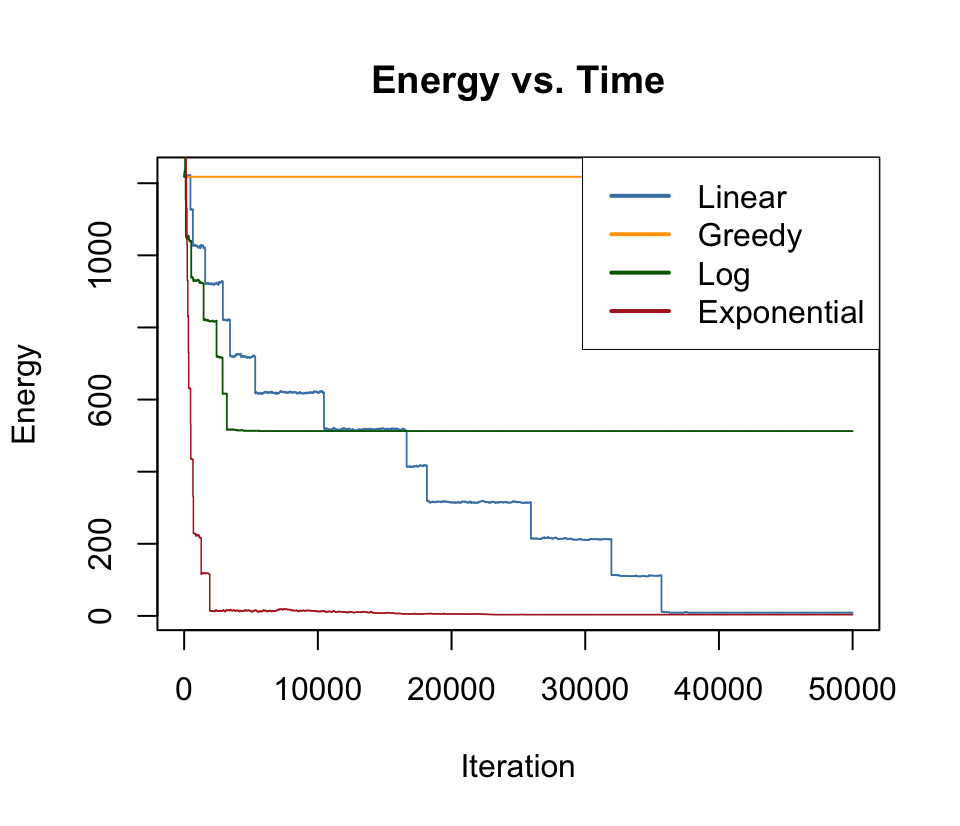

Recreate this plot in R.
##----------------------------------------------------------------------
## EVERYTHING YOU NEED TO CHANGE IS IN THIS SECTION OR THE FINAL SECTION

# Number of doctors available
ndoctors <- 5

# Number of nurses
nnurses <- 7

# Number of days in the schedule
ndays <- 7

# Number of staff present for each shift (must have same # of shifts)
# e.g., c(2, 3, 3) has three shifts with 2, 3, 3 people respectively
doctorstaffing <- c(2, 2, 2, 2, 2)
nursestaffing <- c(3, 3, 3, 3, 3)

# Penalties for violating each of six constraints
# Penalty 1: Each instance of three consecutive shifts (including overnight)
# Penalty 2: Each person who does not have two days off AT ALL
# Penalty 3: Each person who does not have two days off IN A ROW
# Penalty 4: Each instance of first shift following last shift on prev day
# Penalty 5: Each instance of working both weekend days (days 1, 2)
# Penalty 6: Weights for the stdev of nurses'/doctors' shifts in the schedule
#            (trying to make everyone work similar amounts)
penalties <- c(100, 100, 0.5, 5, 1, 2)

# Number of iterations (if too small, might not be able to explore enough)
niter <- 50000

# The cooling schedule: what should the temperature be at step i out of n
coolingschedule <- function(i,n)
{
  # If you want greedy optimization, just fix some low temperature
  #return(1e-3)
  
  # Linear cooling schedule from 1 down to 0
  return(1 - (i/(n+1)))
}

## END OF PARAMETER SECTION
##----------------------------------------------------------------------

# (Some things which are calculated automatically)
doctorindices <- c(1,cumsum(doctorstaffing)+1)
nurseindices <- c(1,cumsum(nursestaffing)+1)
nshifts <- length(doctorstaffing)

# Function to calculate the "energy" (total cost of violations)
get_energy <- function(doctorsunwrapped, nursesunwrapped, penalties)
{
  return(get_energy_sub(doctorsunwrapped,penalties)+
           get_energy_sub(nursesunwrapped,penalties))
}

# ...calculates the energy contribution from doctors & nurses separately
get_energy_sub <- function(subsched, penalties)
{
  energy <- 0
  
  # Array to keep track of total number of shifts worked by each worker
  totshift <- rep(0, dim(subsched)[1])
  
  # Go through the schedule worker by worker...
  for (i in 1:dim(subsched)[1])
  {
    # Count number of shifts for that worker
    totshift[i] <- sum(subsched[i,,])
    
    # Look at whether worker works the last shift on the last day
    lastshift <- subsched[i,ndays,nshifts]
    
    # Look at whether worker has the last day off
    prevoff <- all(subsched[i,ndays,] == FALSE)
    
    daysoff <- 0
    twoinarow <- 1
    
    # If worked the very last shift, did you work the shift before as well?
    #  (looking to capture three shifts in a row wrapping around week to week)
    if (lastshift == 1)
    {
      lastshift <- lastshift + subsched[i,ndays,nshifts-1]
    }
    
    # For each day in the schedule...
    for (j in 1:ndays)
    {
      # If you have the day off, count it;
      #  if the previous day was also off, satisfy "two days off in a row"
      if (all(subsched[i,j,] == FALSE))
      {
        daysoff <- daysoff + 1
        if (prevoff)
        {
          twoinarow <- 0
        }
        prevoff <- TRUE
      }
      else # specifically on the second day, if you worked today and yesterday,
      { # that's a penalty (treating first two days as the weekend)
        if (!prevoff && j == 2)
        {
          energy <- energy + penalties[5]
        }
        prevoff <- FALSE
      }
      # Now check for wraparound shift streaks and assess penalties
      if (subsched[i,j,1] == 1)
      {
        lastshift <- lastshift + 1
        if (lastshift > 1)
        {
          energy <- energy + penalties[4]
        }
        if (lastshift > 2)
        {
          energy <- energy + penalties[1]
        }
      }
      else
      {
        lastshift <- 0
      }
      # Once that is done, move through the remaining shifts, assessing penalties
      for (k in 2:nshifts)
      {
        if (subsched[i,j,k] == 1)
        {
          lastshift <- lastshift + 1
          if (lastshift > 2)
          {
            energy <- energy + penalties[1]
          }
        }
        else
        {
          lastshift <- 0
        }
      }
    }
    # After finishing the week, assess penalties related to days off
    energy <- energy + twoinarow * penalties[3] + (daysoff < 2) * penalties[2]
  }
  
  # Penalize energy according to standard deviation among shifts
  energy <- energy + penalties[6] * sd(totshift)
  return(energy)
}

# Initial point: put people into the schedule in numerical order each day
totalspots <- ndays * sum(doctorstaffing)
initialloop <- rep(1:ndoctors, ceiling(totalspots/ndoctors))
doctorschedule <- matrix(initialloop[1:totalspots], nrow = sum(doctorstaffing), ncol = ndays)
totalspots <- ndays * sum(nursestaffing)
initialloop <- rep(1:nnurses, ceiling(totalspots/nnurses))
nurseschedule <- matrix(initialloop[1:totalspots], nrow = sum(nursestaffing), ncol = ndays)

# Fill in the "unwrapped" schedules (separate schedule for each worker)
doctorsunwrapped <- array(0, c(ndoctors,ndays,nshifts))
for (i in 1:ndays)
{
  for (j in 1:nshifts)
  {
    for (k in doctorindices[j]:(doctorindices[j+1]-1))
    {
      doctorsunwrapped[doctorschedule[k,i],i,j] <- 1
    }
  }
}

nursesunwrapped <- array(0, c(nnurses,ndays,nshifts))
for (i in 1:ndays)
{
  for (j in 1:nshifts)
  {
    for (k in nurseindices[j]:(nurseindices[j+1]-1))
    {
      nursesunwrapped[nurseschedule[k,i],i,j] <- 1
    }
  }
}

# Starting energy...
energy <- rep(0,niter)
energy[1] <- get_energy(doctorsunwrapped, nursesunwrapped, penalties)

# Now run the Gibbs sampler.
for (i in 2:niter)
{
  # Current temperature (from our cooling schedule)
  temperature <- coolingschedule(i,niter)
  
  # Flip a coin to switch either a doctor or a nurse shift.
  if (runif(1) < 0.5)
  {
    # Choose a random shift
    prop <- doctorschedule
    posx <- sample(1:sum(doctorstaffing),1)
    posy <- sample(1:ndays,1)
    
    # Calculate which workers are available to swap into that shift and pick one
    available <- 1:ndoctors
    myblock <- min(which(doctorindices>posx))-1
    for (j in doctorindices[myblock]:(doctorindices[myblock+1]-1))
    {
      if (j != posx)
      {
        available <- setdiff(available, doctorschedule[j,posy])
      }
    }
    prop[posx,posy] <- sample(available,1)
    propunwrapped <- doctorsunwrapped
    propunwrapped[doctorschedule[posx,posy],posy,myblock] <- 0
    propunwrapped[prop[posx,posy],posy,myblock] <- 1
    
    # Calculate energy of new configuration
    new_energy <- get_energy(propunwrapped, nursesunwrapped, penalties)
    
    # With the appropriate probability, update state/energy
    if(runif(1) < exp((energy[i-1]-new_energy)/temperature))
    {
      energy[i] <- new_energy
      doctorschedule <- prop
      doctorsunwrapped <- propunwrapped
    }
    else # otherwise, leave things as they stand.
    {
      energy[i] <- energy[i-1]
    }
  }
  else # same as above, but if you are swapping a nurse
  {
    prop <- nurseschedule
    posx <- sample(1:sum(nursestaffing),1)
    posy <- sample(1:ndays,1)
    available <- 1:nnurses
    myblock <- min(which(nurseindices>posx))-1
    for (j in nurseindices[myblock]:(nurseindices[myblock+1]-1))
    {
      if (j != posx)
      {
        available <- setdiff(available, nurseschedule[j,posy])
      }
    }
    prop[posx,posy] <- sample(available,1)
    
    propunwrapped <- nursesunwrapped
    propunwrapped[nurseschedule[posx,posy],posy,myblock] <- 0
    propunwrapped[prop[posx,posy],posy,myblock] <- 1
    
    new_energy <- get_energy(doctorsunwrapped, propunwrapped, penalties)
    
    if(runif(1) < exp((energy[i-1]-new_energy)/temperature))
    {
      energy[i] <- new_energy
      nurseschedule <- prop
      nursesunwrapped <- propunwrapped
    }
    else
    {
      energy[i] <- energy[i-1]
    }
  }
}

##----------------------------------------------------------------------
## EVERYTHING YOU NEED TO CHANGE IS IN THIS SECTION OR THE FIRST SECTION

# Various things you might want to look at:

# Plotting the energy over time
plot(energy, type="l", col="#4682B4", lwd=0.9, xlab="Iteration", ylab="Energy")

# What was the lowest energy? (Is this necessarily the energy of the final state?)
min(energy)

# Check out our final schedule.
#  The columns are days. If there are three shifts of 2 workers,
#  the first 2 rows are shift 1, the next 2 rows are shift 2, etc.
#  Numbers in table correspond to workers. 1, 2, 3, ...
print(doctorschedule)
print(nurseschedule)

# If you want to look at an individual person's schedule,
#  check the "unwrapped" matrices. For example,
#  the shift schedule for doctor 3 is below; rows are days,
#  columns are shifts, 1 = working, 0 not working
print(doctorsunwrapped[3,,])

## END OF FINAL SECTION
##----------------------------------------------------------------------

# Greedy
##----------------------------------------------------------------------
## EVERYTHING YOU NEED TO CHANGE IS IN THIS SECTION OR THE FINAL SECTION

# Number of doctors available
ndoctors <- 5

# Number of nurses
nnurses <- 7

# Number of days in the schedule
ndays <- 7

# Number of staff present for each shift (must have same # of shifts)
# e.g., c(2, 3, 3) has three shifts with 2, 3, 3 people respectively
doctorstaffing <- c(2, 2, 2, 2, 2)
nursestaffing <- c(3, 3, 3, 3, 3)

# Penalties for violating each of six constraints
# Penalty 1: Each instance of three consecutive shifts (including overnight)
# Penalty 2: Each person who does not have two days off AT ALL
# Penalty 3: Each person who does not have two days off IN A ROW
# Penalty 4: Each instance of first shift following last shift on prev day
# Penalty 5: Each instance of working both weekend days (days 1, 2)
# Penalty 6: Weights for the stdev of nurses'/doctors' shifts in the schedule
#            (trying to make everyone work similar amounts)
penalties <- c(100, 100, 0.5, 5, 1, 2)

# Number of iterations (if too small, might not be able to explore enough)
niter <- 50000

# The cooling schedule: what should the temperature be at step i out of n
coolingschedule <- function(i,n)
{
  # If you want greedy optimization, just fix some low temperature
  return(1e-3)
}

## END OF PARAMETER SECTION
##----------------------------------------------------------------------

# (Some things which are calculated automatically)
doctorindices <- c(1,cumsum(doctorstaffing)+1)
nurseindices <- c(1,cumsum(nursestaffing)+1)
nshifts <- length(doctorstaffing)

# Function to calculate the "energy" (total cost of violations)
get_energy <- function(doctorsunwrapped, nursesunwrapped, penalties)
{
  return(get_energy_sub(doctorsunwrapped,penalties)+
           get_energy_sub(nursesunwrapped,penalties))
}

# ...calculates the energy contribution from doctors & nurses separately
get_energy_sub <- function(subsched, penalties)
{
  energy <- 0
  
  # Array to keep track of total number of shifts worked by each worker
  totshift <- rep(0, dim(subsched)[1])
  
  # Go through the schedule worker by worker...
  for (i in 1:dim(subsched)[1])
  {
    # Count number of shifts for that worker
    totshift[i] <- sum(subsched[i,,])
    
    # Look at whether worker works the last shift on the last day
    lastshift <- subsched[i,ndays,nshifts]
    
    # Look at whether worker has the last day off
    prevoff <- all(subsched[i,ndays,] == FALSE)
    
    daysoff <- 0
    twoinarow <- 1
    
    # If worked the very last shift, did you work the shift before as well?
    #  (looking to capture three shifts in a row wrapping around week to week)
    if (lastshift == 1)
    {
      lastshift <- lastshift + subsched[i,ndays,nshifts-1]
    }
    
    # For each day in the schedule...
    for (j in 1:ndays)
    {
      # If you have the day off, count it;
      #  if the previous day was also off, satisfy "two days off in a row"
      if (all(subsched[i,j,] == FALSE))
      {
        daysoff <- daysoff + 1
        if (prevoff)
        {
          twoinarow <- 0
        }
        prevoff <- TRUE
      }
      else # specifically on the second day, if you worked today and yesterday,
      { # that's a penalty (treating first two days as the weekend)
        if (!prevoff && j == 2)
        {
          energy <- energy + penalties[5]
        }
        prevoff <- FALSE
      }
      # Now check for wraparound shift streaks and assess penalties
      if (subsched[i,j,1] == 1)
      {
        lastshift <- lastshift + 1
        if (lastshift > 1)
        {
          energy <- energy + penalties[4]
        }
        if (lastshift > 2)
        {
          energy <- energy + penalties[1]
        }
      }
      else
      {
        lastshift <- 0
      }
      # Once that is done, move through the remaining shifts, assessing penalties
      for (k in 2:nshifts)
      {
        if (subsched[i,j,k] == 1)
        {
          lastshift <- lastshift + 1
          if (lastshift > 2)
          {
            energy <- energy + penalties[1]
          }
        }
        else
        {
          lastshift <- 0
        }
      }
    }
    # After finishing the week, assess penalties related to days off
    energy <- energy + twoinarow * penalties[3] + (daysoff < 2) * penalties[2]
  }
  
  # Penalize energy according to standard deviation among shifts
  energy <- energy + penalties[6] * sd(totshift)
  return(energy)
}

# Initial point: put people into the schedule in numerical order each day
totalspots <- ndays * sum(doctorstaffing)
initialloop <- rep(1:ndoctors, ceiling(totalspots/ndoctors))
doctorschedule <- matrix(initialloop[1:totalspots], nrow = sum(doctorstaffing), ncol = ndays)
totalspots <- ndays * sum(nursestaffing)
initialloop <- rep(1:nnurses, ceiling(totalspots/nnurses))
nurseschedule <- matrix(initialloop[1:totalspots], nrow = sum(nursestaffing), ncol = ndays)

# Fill in the "unwrapped" schedules (separate schedule for each worker)
doctorsunwrapped <- array(0, c(ndoctors,ndays,nshifts))
for (i in 1:ndays)
{
  for (j in 1:nshifts)
  {
    for (k in doctorindices[j]:(doctorindices[j+1]-1))
    {
      doctorsunwrapped[doctorschedule[k,i],i,j] <- 1
    }
  }
}

nursesunwrapped <- array(0, c(nnurses,ndays,nshifts))
for (i in 1:ndays)
{
  for (j in 1:nshifts)
  {
    for (k in nurseindices[j]:(nurseindices[j+1]-1))
    {
      nursesunwrapped[nurseschedule[k,i],i,j] <- 1
    }
  }
}

# Starting energy...
energy <- rep(0,niter)
energy[1] <- get_energy(doctorsunwrapped, nursesunwrapped, penalties)

# Now run the Gibbs sampler.
for (i in 2:niter)
{
  # Current temperature (from our cooling schedule)
  temperature <- coolingschedule(i,niter)
  
  # Flip a coin to switch either a doctor or a nurse shift.
  if (runif(1) < 0.5)
  {
    # Choose a random shift
    prop <- doctorschedule
    posx <- sample(1:sum(doctorstaffing),1)
    posy <- sample(1:ndays,1)
    
    # Calculate which workers are available to swap into that shift and pick one
    available <- 1:ndoctors
    myblock <- min(which(doctorindices>posx))-1
    for (j in doctorindices[myblock]:(doctorindices[myblock+1]-1))
    {
      if (j != posx)
      {
        available <- setdiff(available, doctorschedule[j,posy])
      }
    }
    prop[posx,posy] <- sample(available,1)
    propunwrapped <- doctorsunwrapped
    propunwrapped[doctorschedule[posx,posy],posy,myblock] <- 0
    propunwrapped[prop[posx,posy],posy,myblock] <- 1
    
    # Calculate energy of new configuration
    new_energy <- get_energy(propunwrapped, nursesunwrapped, penalties)
    
    # With the appropriate probability, update state/energy
    if(runif(1) < exp((energy[i-1]-new_energy)/temperature))
    {
      energy[i] <- new_energy
      doctorschedule <- prop
      doctorsunwrapped <- propunwrapped
    }
    else # otherwise, leave things as they stand.
    {
      energy[i] <- energy[i-1]
    }
  }
  else # same as above, but if you are swapping a nurse
  {
    prop <- nurseschedule
    posx <- sample(1:sum(nursestaffing),1)
    posy <- sample(1:ndays,1)
    available <- 1:nnurses
    myblock <- min(which(nurseindices>posx))-1
    for (j in nurseindices[myblock]:(nurseindices[myblock+1]-1))
    {
      if (j != posx)
      {
        available <- setdiff(available, nurseschedule[j,posy])
      }
    }
    prop[posx,posy] <- sample(available,1)
    
    propunwrapped <- nursesunwrapped
    propunwrapped[nurseschedule[posx,posy],posy,myblock] <- 0
    propunwrapped[prop[posx,posy],posy,myblock] <- 1
    
    new_energy <- get_energy(doctorsunwrapped, propunwrapped, penalties)
    
    if(runif(1) < exp((energy[i-1]-new_energy)/temperature))
    {
      energy[i] <- new_energy
      nurseschedule <- prop
      nursesunwrapped <- propunwrapped
    }
    else
    {
      energy[i] <- energy[i-1]
    }
  }
}

##----------------------------------------------------------------------
## EVERYTHING YOU NEED TO CHANGE IS IN THIS SECTION OR THE FIRST SECTION

# Various things you might want to look at:
# Plotting the energy over time
lines(energy, type = "l", col = "#FFA500", lwd = 0.9, xlab = "Iteration", ylab = "Energy")

# What was the lowest energy? (Is this necessarily the energy of the final state?)
min(energy)

# Check out our final schedule.
#  The columns are days. If there are three shifts of 2 workers,
#  the first 2 rows are shift 1, the next 2 rows are shift 2, etc.
#  Numbers in table correspond to workers. 1, 2, 3, ...
print(doctorschedule)
print(nurseschedule)

# If you want to look at an individual person's schedule,
#  check the "unwrapped" matrices. For example,
#  the shift schedule for doctor 3 is below; rows are days,
#  columns are shifts, 1 = working, 0 not working
print(doctorsunwrapped[3,,])

## END OF FINAL SECTION
##----------------------------------------------------------------------


#Log

##----------------------------------------------------------------------
## EVERYTHING YOU NEED TO CHANGE IS IN THIS SECTION OR THE FINAL SECTION

# Number of doctors available
ndoctors <- 5

# Number of nurses
nnurses <- 7

# Number of days in the schedule
ndays <- 7

# Number of staff present for each shift (must have same # of shifts)
# e.g., c(2, 3, 3) has three shifts with 2, 3, 3 people respectively
doctorstaffing <- c(2, 2, 2, 2, 2)
nursestaffing <- c(3, 3, 3, 3, 3)

# Penalties for violating each of six constraints
# Penalty 1: Each instance of three consecutive shifts (including overnight)
# Penalty 2: Each person who does not have two days off AT ALL
# Penalty 3: Each person who does not have two days off IN A ROW
# Penalty 4: Each instance of first shift following last shift on prev day
# Penalty 5: Each instance of working both weekend days (days 1, 2)
# Penalty 6: Weights for the stdev of nurses'/doctors' shifts in the schedule
#            (trying to make everyone work similar amounts)
penalties <- c(100, 100, 0.5, 5, 1, 2)

# Number of iterations (if too small, might not be able to explore enough)
niter <- 50000

# The cooling schedule: what should the temperature be at step i out of n
coolingschedule <- function(i,n)
{
  # Log cooling schedule
  return(0.02/log(1+(i+1)/n))
}

## END OF PARAMETER SECTION
##----------------------------------------------------------------------

# (Some things which are calculated automatically)
doctorindices <- c(1,cumsum(doctorstaffing)+1)
nurseindices <- c(1,cumsum(nursestaffing)+1)
nshifts <- length(doctorstaffing)

# Function to calculate the "energy" (total cost of violations)
get_energy <- function(doctorsunwrapped, nursesunwrapped, penalties)
{
  return(get_energy_sub(doctorsunwrapped,penalties)+
           get_energy_sub(nursesunwrapped,penalties))
}

# ...calculates the energy contribution from doctors & nurses separately
get_energy_sub <- function(subsched, penalties)
{
  energy <- 0
  
  # Array to keep track of total number of shifts worked by each worker
  totshift <- rep(0, dim(subsched)[1])
  
  # Go through the schedule worker by worker...
  for (i in 1:dim(subsched)[1])
  {
    # Count number of shifts for that worker
    totshift[i] <- sum(subsched[i,,])
    
    # Look at whether worker works the last shift on the last day
    lastshift <- subsched[i,ndays,nshifts]
    
    # Look at whether worker has the last day off
    prevoff <- all(subsched[i,ndays,] == FALSE)
    
    daysoff <- 0
    twoinarow <- 1
    
    # If worked the very last shift, did you work the shift before as well?
    #  (looking to capture three shifts in a row wrapping around week to week)
    if (lastshift == 1)
    {
      lastshift <- lastshift + subsched[i,ndays,nshifts-1]
    }
    
    # For each day in the schedule...
    for (j in 1:ndays)
    {
      # If you have the day off, count it;
      #  if the previous day was also off, satisfy "two days off in a row"
      if (all(subsched[i,j,] == FALSE))
      {
        daysoff <- daysoff + 1
        if (prevoff)
        {
          twoinarow <- 0
        }
        prevoff <- TRUE
      }
      else # specifically on the second day, if you worked today and yesterday,
      { # that's a penalty (treating first two days as the weekend)
        if (!prevoff && j == 2)
        {
          energy <- energy + penalties[5]
        }
        prevoff <- FALSE
      }
      # Now check for wraparound shift streaks and assess penalties
      if (subsched[i,j,1] == 1)
      {
        lastshift <- lastshift + 1
        if (lastshift > 1)
        {
          energy <- energy + penalties[4]
        }
        if (lastshift > 2)
        {
          energy <- energy + penalties[1]
        }
      }
      else
      {
        lastshift <- 0
      }
      # Once that is done, move through the remaining shifts, assessing penalties
      for (k in 2:nshifts)
      {
        if (subsched[i,j,k] == 1)
        {
          lastshift <- lastshift + 1
          if (lastshift > 2)
          {
            energy <- energy + penalties[1]
          }
        }
        else
        {
          lastshift <- 0
        }
      }
    }
    # After finishing the week, assess penalties related to days off
    energy <- energy + twoinarow * penalties[3] + (daysoff < 2) * penalties[2]
  }
  
  # Penalize energy according to standard deviation among shifts
  energy <- energy + penalties[6] * sd(totshift)
  return(energy)
}

# Initial point: put people into the schedule in numerical order each day
totalspots <- ndays * sum(doctorstaffing)
initialloop <- rep(1:ndoctors, ceiling(totalspots/ndoctors))
doctorschedule <- matrix(initialloop[1:totalspots], nrow = sum(doctorstaffing), ncol = ndays)
totalspots <- ndays * sum(nursestaffing)
initialloop <- rep(1:nnurses, ceiling(totalspots/nnurses))
nurseschedule <- matrix(initialloop[1:totalspots], nrow = sum(nursestaffing), ncol = ndays)

# Fill in the "unwrapped" schedules (separate schedule for each worker)
doctorsunwrapped <- array(0, c(ndoctors,ndays,nshifts))
for (i in 1:ndays)
{
  for (j in 1:nshifts)
  {
    for (k in doctorindices[j]:(doctorindices[j+1]-1))
    {
      doctorsunwrapped[doctorschedule[k,i],i,j] <- 1
    }
  }
}

nursesunwrapped <- array(0, c(nnurses,ndays,nshifts))
for (i in 1:ndays)
{
  for (j in 1:nshifts)
  {
    for (k in nurseindices[j]:(nurseindices[j+1]-1))
    {
      nursesunwrapped[nurseschedule[k,i],i,j] <- 1
    }
  }
}

# Starting energy...
energy <- rep(0,niter)
energy[1] <- get_energy(doctorsunwrapped, nursesunwrapped, penalties)

# Now run the Gibbs sampler.
for (i in 2:niter)
{
  # Current temperature (from our cooling schedule)
  temperature <- coolingschedule(i,niter)
  
  # Flip a coin to switch either a doctor or a nurse shift.
  if (runif(1) < 0.5)
  {
    # Choose a random shift
    prop <- doctorschedule
    posx <- sample(1:sum(doctorstaffing),1)
    posy <- sample(1:ndays,1)
    
    # Calculate which workers are available to swap into that shift and pick one
    available <- 1:ndoctors
    myblock <- min(which(doctorindices>posx))-1
    for (j in doctorindices[myblock]:(doctorindices[myblock+1]-1))
    {
      if (j != posx)
      {
        available <- setdiff(available, doctorschedule[j,posy])
      }
    }
    prop[posx,posy] <- sample(available,1)
    propunwrapped <- doctorsunwrapped
    propunwrapped[doctorschedule[posx,posy],posy,myblock] <- 0
    propunwrapped[prop[posx,posy],posy,myblock] <- 1
    
    # Calculate energy of new configuration
    new_energy <- get_energy(propunwrapped, nursesunwrapped, penalties)
    
    # With the appropriate probability, update state/energy
    if(runif(1) < exp((energy[i-1]-new_energy)/temperature))
    {
      energy[i] <- new_energy
      doctorschedule <- prop
      doctorsunwrapped <- propunwrapped
    }
    else # otherwise, leave things as they stand.
    {
      energy[i] <- energy[i-1]
    }
  }
  else # same as above, but if you are swapping a nurse
  {
    prop <- nurseschedule
    posx <- sample(1:sum(nursestaffing),1)
    posy <- sample(1:ndays,1)
    available <- 1:nnurses
    myblock <- min(which(nurseindices>posx))-1
    for (j in nurseindices[myblock]:(nurseindices[myblock+1]-1))
    {
      if (j != posx)
      {
        available <- setdiff(available, nurseschedule[j,posy])
      }
    }
    prop[posx,posy] <- sample(available,1)
    
    propunwrapped <- nursesunwrapped
    propunwrapped[nurseschedule[posx,posy],posy,myblock] <- 0
    propunwrapped[prop[posx,posy],posy,myblock] <- 1
    
    new_energy <- get_energy(doctorsunwrapped, propunwrapped, penalties)
    
    if(runif(1) < exp((energy[i-1]-new_energy)/temperature))
    {
      energy[i] <- new_energy
      nurseschedule <- prop
      nursesunwrapped <- propunwrapped
    }
    else
    {
      energy[i] <- energy[i-1]
    }
  }
}

##----------------------------------------------------------------------
## EVERYTHING YOU NEED TO CHANGE IS IN THIS SECTION OR THE FIRST SECTION

# Various things you might want to look at:

# Plotting the energy over time
# Add the second line with a red dashed line
lines(energy, type="l", col="#006400", lwd=0.9, lty=1)  #

# What was the lowest energy? (Is this necessarily the energy of the final state?)
min(energy)

# Check out our final schedule.
#  The columns are days. If there are three shifts of 2 workers,
#  the first 2 rows are shift 1, the next 2 rows are shift 2, etc.
#  Numbers in table correspond to workers. 1, 2, 3, ...
print(doctorschedule)
print(nurseschedule)

# If you want to look at an individual person's schedule,
#  check the "unwrapped" matrices. For example,
#  the shift schedule for doctor 3 is below; rows are days,
#  columns are shifts, 1 = working, 0 not working
print(doctorsunwrapped[3,,])

## END OF FINAL SECTION
##----------------------------------------------------------------------


# Exponential
##----------------------------------------------------------------------
## EVERYTHING YOU NEED TO CHANGE IS IN THIS SECTION OR THE FINAL SECTION

# Number of doctors available
ndoctors <- 7

# Number of nurses
nnurses <- 10

# Number of days in the schedule
ndays <- 7

# Number of staff present for each shift (must have same # of shifts)
# e.g., c(2, 3, 3) has three shifts with 2, 3, 3 people respectively
doctorstaffing <- c(2, 2, 2, 2, 2)
nursestaffing <- c(3, 3, 3, 3, 3)

# Penalties for violating each of six constraints
penalties <- c(100, 100, 0.5, 5, 1, 2)

# Number of iterations
niter <- 50000

# Exponential cooling schedule
coolingschedule <- function(i, n) {
  T0 <- 1 # Initial temperature
  alpha <- 5 / n # Decay rate (adjust this as needed for your application)
  return(T0 * exp(-alpha * i))
}

## END OF PARAMETER SECTION
##----------------------------------------------------------------------

# Calculate indices for doctors and nurses
doctorindices <- c(1, cumsum(doctorstaffing) + 1)
nurseindices <- c(1, cumsum(nursestaffing) + 1)
nshifts <- length(doctorstaffing)

# Function to calculate the "energy" (total cost of violations)
get_energy <- function(doctorsunwrapped, nursesunwrapped, penalties) {
  return(get_energy_sub(doctorsunwrapped, penalties) +
           get_energy_sub(nursesunwrapped, penalties))
}

# Energy calculation for doctors and nurses
get_energy_sub <- function(subsched, penalties) {
  energy <- 0
  totshift <- rep(0, dim(subsched)[1])
  for (i in 1:dim(subsched)[1]) {
    totshift[i] <- sum(subsched[i, , ])
    lastshift <- subsched[i, ndays, nshifts]
    prevoff <- all(subsched[i, ndays, ] == FALSE)
    daysoff <- 0
    twoinarow <- 1
    if (lastshift == 1) {
      lastshift <- lastshift + subsched[i, ndays, nshifts - 1]
    }
    for (j in 1:ndays) {
      if (all(subsched[i, j, ] == FALSE)) {
        daysoff <- daysoff + 1
        if (prevoff) {
          twoinarow <- 0
        }
        prevoff <- TRUE
      } else {
        if (!prevoff && j == 2) {
          energy <- energy + penalties[5]
        }
        prevoff <- FALSE
      }
      if (subsched[i, j, 1] == 1) {
        lastshift <- lastshift + 1
        if (lastshift > 1) {
          energy <- energy + penalties[4]
        }
        if (lastshift > 2) {
          energy <- energy + penalties[1]
        }
      } else {
        lastshift <- 0
      }
      for (k in 2:nshifts) {
        if (subsched[i, j, k] == 1) {
          lastshift <- lastshift + 1
          if (lastshift > 2) {
            energy <- energy + penalties[1]
          }
        } else {
          lastshift <- 0
        }
      }
    }
    energy <- energy + twoinarow * penalties[3] + (daysoff < 2) * penalties[2]
  }
  energy <- energy + penalties[6] * sd(totshift)
  return(energy)
}

# Initial schedules
totalspots <- ndays * sum(doctorstaffing)
initialloop <- rep(1:ndoctors, ceiling(totalspots / ndoctors))
doctorschedule <- matrix(initialloop[1:totalspots], nrow = sum(doctorstaffing), ncol = ndays)
totalspots <- ndays * sum(nursestaffing)
initialloop <- rep(1:nnurses, ceiling(totalspots / nnurses))
nurseschedule <- matrix(initialloop[1:totalspots], nrow = sum(nursestaffing), ncol = ndays)

# Unwrapped schedules for each worker
doctorsunwrapped <- array(0, c(ndoctors, ndays, nshifts))
for (i in 1:ndays) {
  for (j in 1:nshifts) {
    for (k in doctorindices[j]:(doctorindices[j + 1] - 1)) {
      doctorsunwrapped[doctorschedule[k, i], i, j] <- 1
    }
  }
}

nursesunwrapped <- array(0, c(nnurses, ndays, nshifts))
for (i in 1:ndays) {
  for (j in 1:nshifts) {
    for (k in nurseindices[j]:(nurseindices[j + 1] - 1)) {
      nursesunwrapped[nurseschedule[k, i], i, j] <- 1
    }
  }
}

# Starting energy
energy <- rep(0, niter)
energy[1] <- get_energy(doctorsunwrapped, nursesunwrapped, penalties)

# Gibbs sampler with exponential cooling schedule
for (i in 2:niter) {
  temperature <- coolingschedule(i, niter)
  
  if (runif(1) < 0.5) {
    prop <- doctorschedule
    posx <- sample(1:sum(doctorstaffing), 1)
    posy <- sample(1:ndays, 1)
    available <- 1:ndoctors
    myblock <- min(which(doctorindices > posx)) - 1
    for (j in doctorindices[myblock]:(doctorindices[myblock + 1] - 1)) {
      if (j != posx) {
        available <- setdiff(available, doctorschedule[j, posy])
      }
    }
    prop[posx, posy] <- sample(available, 1)
    propunwrapped <- doctorsunwrapped
    propunwrapped[doctorschedule[posx, posy], posy, myblock] <- 0
    propunwrapped[prop[posx, posy], posy, myblock] <- 1
    new_energy <- get_energy(propunwrapped, nursesunwrapped, penalties)
    if (runif(1) < exp((energy[i - 1] - new_energy) / temperature)) {
      energy[i] <- new_energy
      doctorschedule <- prop
      doctorsunwrapped <- propunwrapped
    } else {
      energy[i] <- energy[i - 1]
    }
  } else {
    prop <- nurseschedule
    posx <- sample(1:sum(nursestaffing), 1)
    posy <- sample(1:ndays, 1)
    available <- 1:nnurses
    myblock <- min(which(nurseindices > posx)) - 1
    for (j in nurseindices[myblock]:(nurseindices[myblock + 1] - 1)) {
      if (j != posx) {
        available <- setdiff(available, nurseschedule[j, posy])
      }
    }
    prop[posx, posy] <- sample(available, 1)
    propunwrapped <- nursesunwrapped
    propunwrapped[nurseschedule[posx, posy], posy, myblock] <- 0
    propunwrapped[prop[posx, posy], posy, myblock] <- 1
    new_energy <- get_energy(doctorsunwrapped, propunwrapped, penalties)
    if (runif(1) < exp((energy[i - 1] - new_energy) / temperature)) {
      energy[i] <- new_energy
      nurseschedule <- prop
      nursesunwrapped <- propunwrapped
    } else {
      energy[i] <- energy[i - 1]
    }
  }
}

##----------------------------------------------------------------------
## EVERYTHING YOU NEED TO CHANGE IS IN THIS SECTION OR THE FIRST SECTION

# Lowest energy achieved
cat("Lowest Energy:", min(energy), "\n")

# Final schedules for doctors and nurses
print("Final Doctors Schedule:")
print(doctorschedule)
print("Final Nurses Schedule:")
print(nurseschedule)

# Example: Doctor 3's unwrapped schedule
print("Doctor 3's Schedule:")
print(doctorsunwrapped[3, , ])

## END OF FINAL SECTION
##----------------------------------------------------------------------

# Plotting the energy over time
lines(energy, type = "l", col = "#B22222", lwd = 0.75)

# Lowest energy achieved
min_energy <- min(energy)
cat("Lowest energy:", min_energy, "\n")

## END OF PROGRAM


# Add custom legend
legend("topright", 
       legend = c("Linear", "Greedy", "Log", "Exponential"),  # New legend text
       col = c("#4682B4", "#FFA500", "#006400","#B22222"),                # Colors of the lines
       lty = c(1, 1),                          # Line types for each
       lwd = c(2, 2),                          # Line widths for each
       box.lwd = 0.5)                          # Border line width around the legend

title(main = "Energy vs. Time")
